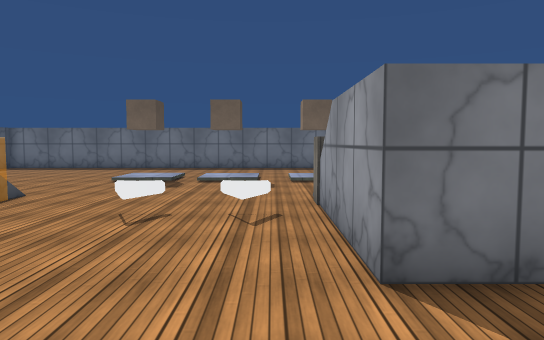
view 1 (above)

16 first-person views from a walk through a scene from a Unity 3-D project. The camera is 1.3 m above the floor, tilts 4° down and sees 70° across. The floor is counted in squares, 1 m on a side. Each view is taken from the middle of a square. On the plan, view 1 faces up. The plan holds only what a view shows up to about 16 squares ahead; the rest is blank. The place goes on beyond the plan. Some animated figures are not drawn. Surface patterns are stand-ins for the level's own textures.

view 2
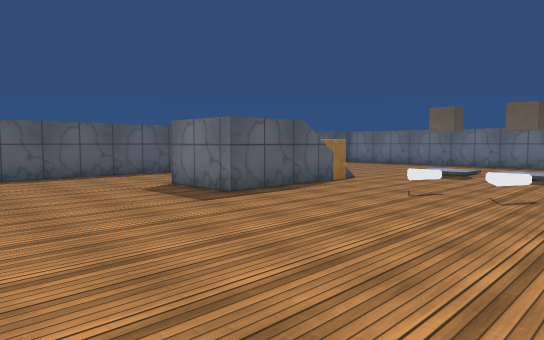

view 3
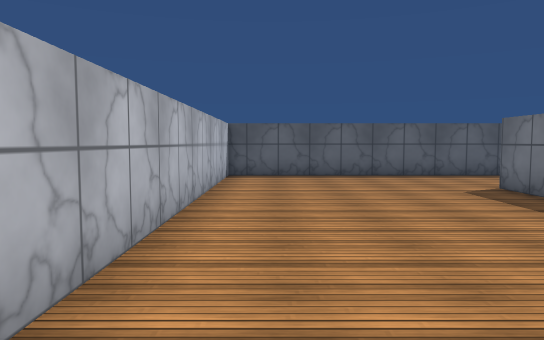

view 4
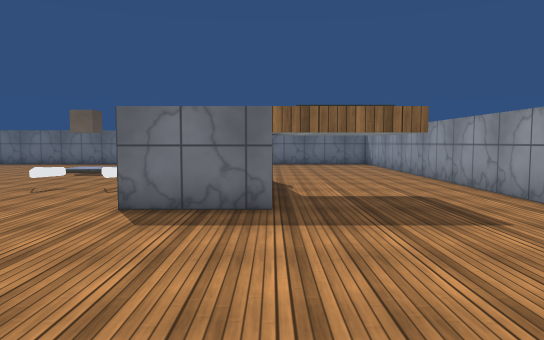

view 5
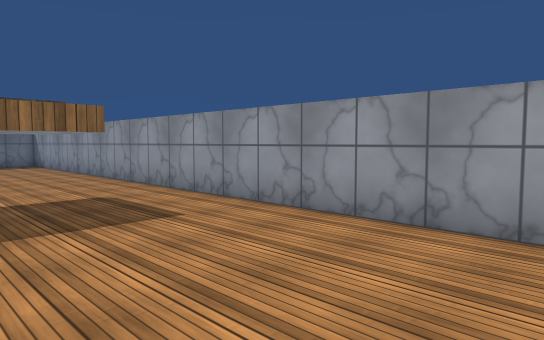

view 6
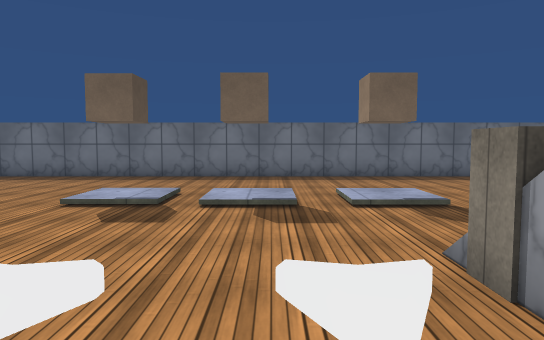

view 7
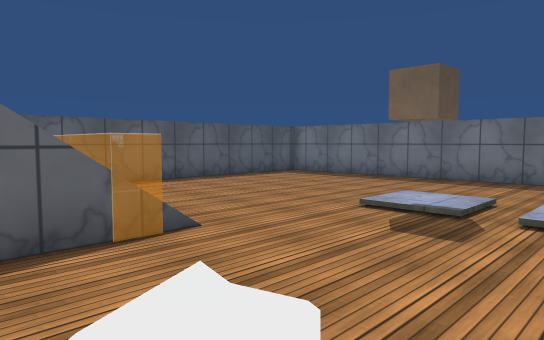

view 8
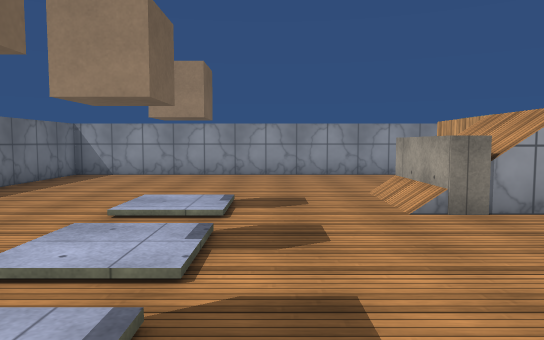

view 9
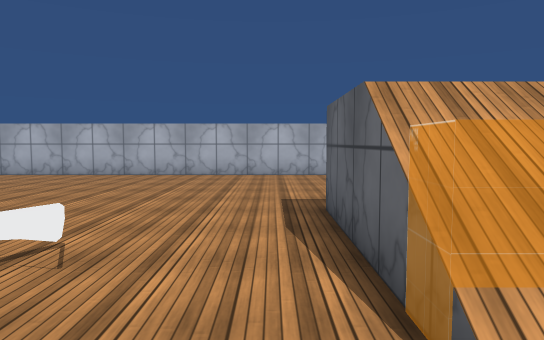

view 10
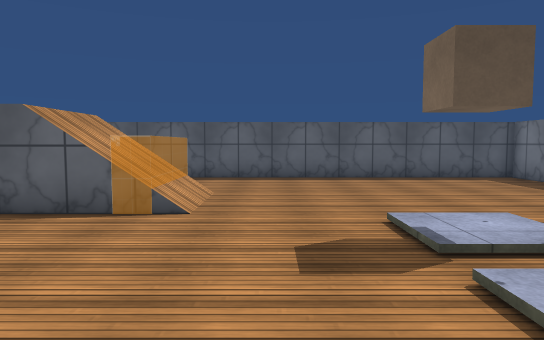

view 11
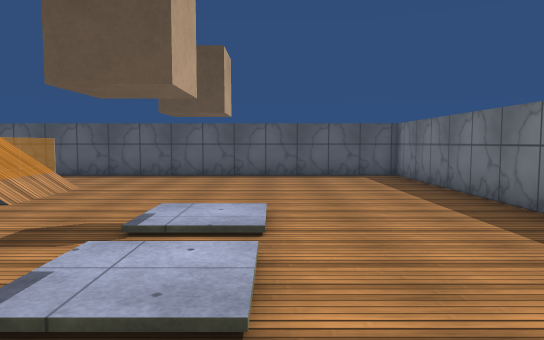

view 12
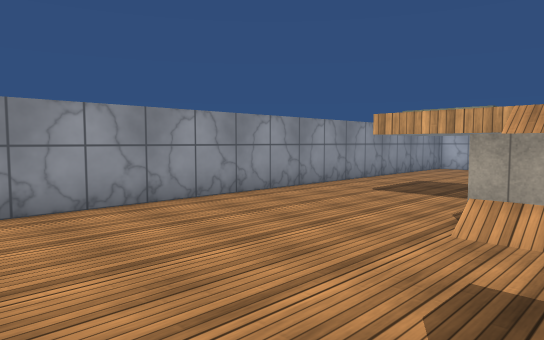

view 13
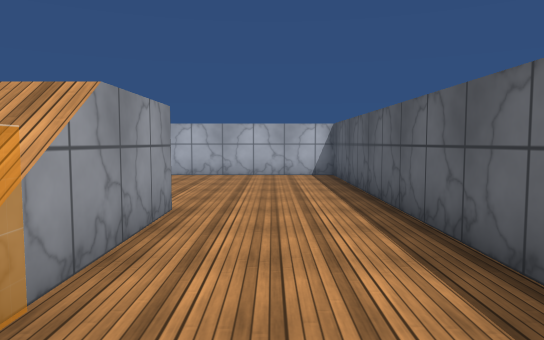

view 14
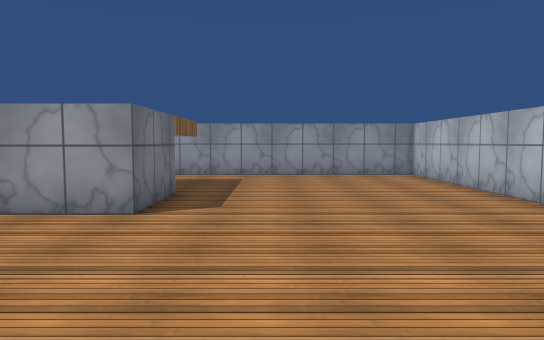

view 15
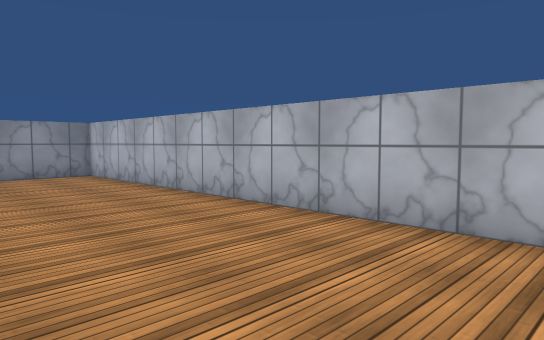

view 16
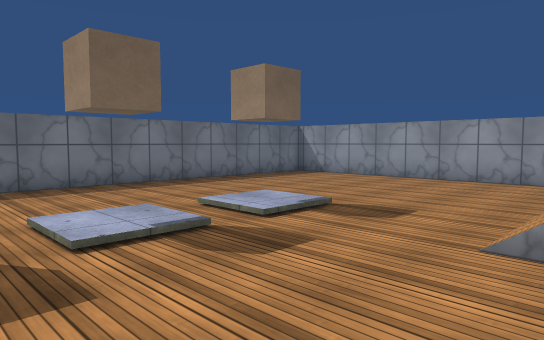

### Floor plan
Key: @ floor where view 1 was taken; # wall or solid block; . main floor; : floor 0.25 m higher than the main floor; = window, fence, low wall or low ledge; ^ raised ledge; T thing the floor can be seen under or through; O other object.
Columns run from 14 left of view 1 to 10 right of it. Each row starts with its distance up from view 1.
 20 #########################
 19 #.......................#
 18 #.......................#
 17 #.......................#
 16 #.......................#
 15 #.......................#
 14 #........OO.OO.OO.......#
 13 #........:O.O:.OO.......#
 12 #.......................#
 11 #.......................#
 10 #.......................#
  9 #....===.......^^^^.....#
  8 #....^^^^......^^ ^.....#
  7 #....^^^^..OOOO^^^^.....#
  6 #....#  #......#  TTTT..#
  5 #....#  #......#      ..#
  4 #....####......###TTTT..#
  3 #.......................#
  2 #.......................#
  1 #.......................#
  0 #.............@.........#
 -1 #.......................#
 -2 #.......................#
 -3 #.......................#
 -4 #.......................#
 -5 #########################

Positions as (right, up) in squares from view 1, and headings:
1: (0, 0), facing up
2: (2, -3), facing up-left
3: (2, -3), facing left
4: (4, -4), facing up
5: (4, -4), facing up-right
6: (-1, 5), facing up
7: (-1, 6), facing up-left
8: (-6, 12), facing right
9: (-5, 11), facing down
10: (1, 11), facing left
11: (2, 15), facing left
12: (2, 15), facing down-right
13: (-11, 11), facing down
14: (-6, 1), facing right
15: (-6, 1), facing down-right
16: (-4, 8), facing up-right
